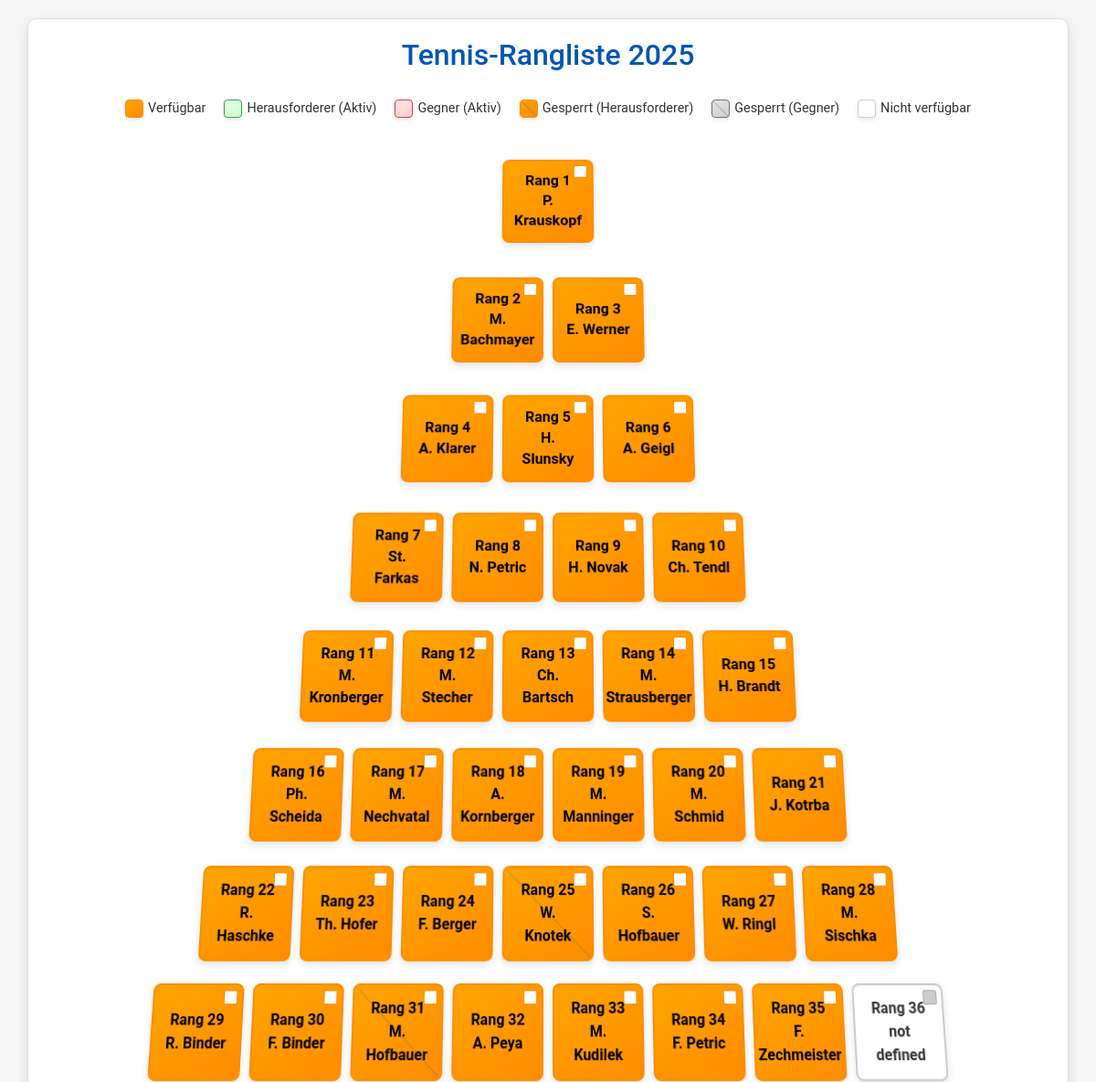
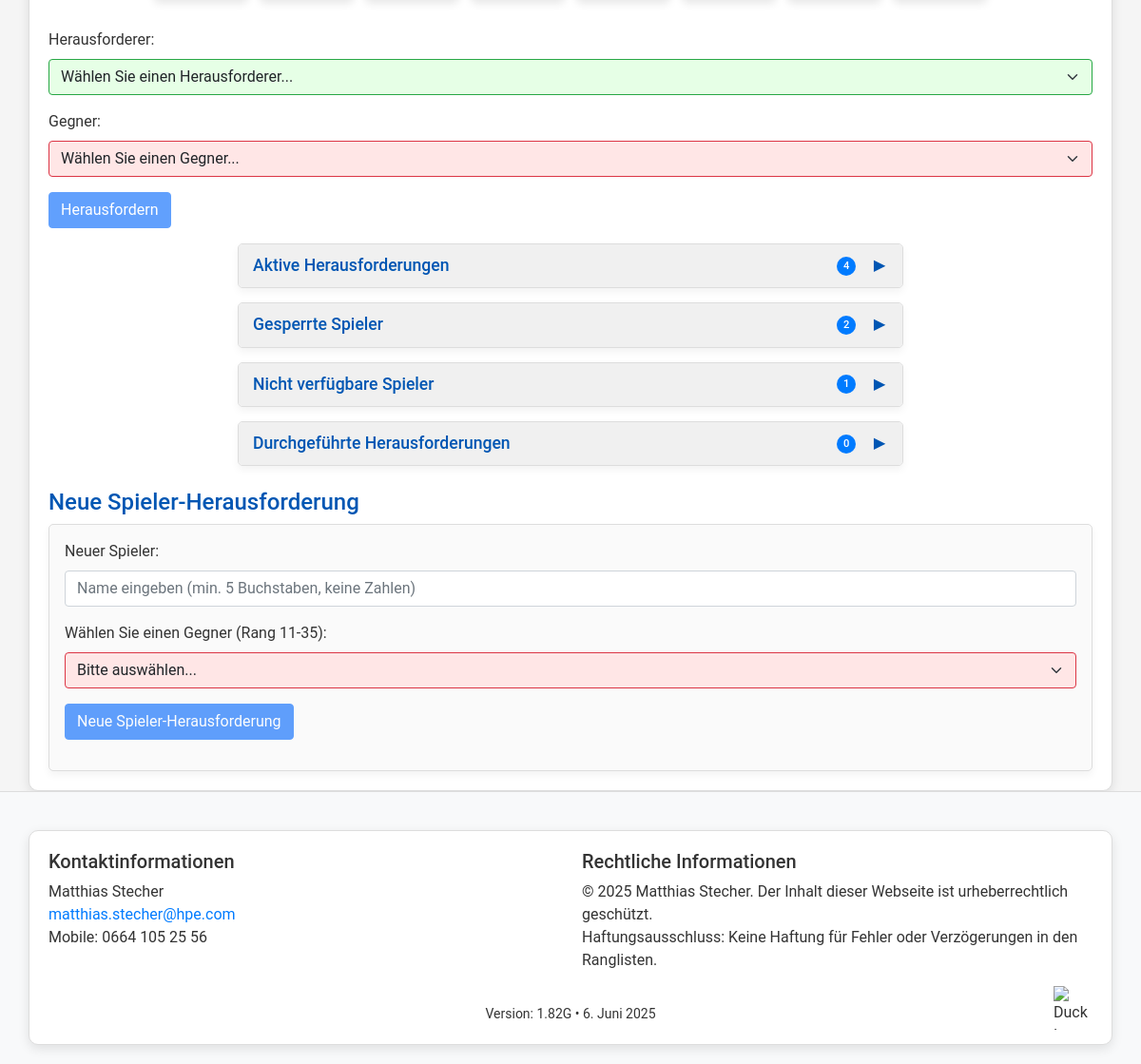
/index, run on the app's committed database (2 pictures, top to bottom).
### tables this page shows
CREATE TABLE players (
    id INTEGER PRIMARY KEY,
    name TEXT NOT NULL UNIQUE,
    available INTEGER NOT NULL DEFAULT 1,
    rank INTEGER NOT NULL,
    unavailable_since DATETIME,
    block_challenger_until DATETIME,
    block_opponent_until DATETIME,
    is_new INTEGER NOT NULL DEFAULT 0
);

### app.py (the view, shortened to what this page needs)
@app.route("/index")
def index():
    try:
        db = get_db()
        now_dt = get_current_time()  # Get current datetime object
        now_str = now_dt.strftime("%Y-%m-%d %H:%M:%S")  # String version for DB queries
        cur = db.execute(
            """
            SELECT p.*,
                CASE
                  WHEN EXISTS (
                    SELECT 1 FROM challenges c
                    WHERE c.resolved = 0
                      AND c.deadline > ?
                      AND (c.challenger_id = p.id OR c.opponent_id = p.id)
                  ) THEN 1 ELSE 0
                END as in_challenge
            FROM players p
            ORDER BY rank ASC
            """,
            (now_str,),
        )
        players = cur.fetchall()
        players_list = []
        for p_row in players:
            p = dict(p_row)  # Convert Row object to dict for modification
            p["blocked_challenger"] = False
            p["blocked_opponent"] = False
            p["block_challenger_until_fmt"] = None  # Initialize format fields
            p["block_opponent_until_fmt"] = None
            p["unavailable_since_fmt"] = None
            if p.get("block_opponent_until"):
                try:
                    block_until_dt = p["block_opponent_until"]
                    if isinstance(block_until_dt, str):
                        block_until_dt_str = block_until_dt.split(".")[0]
                        block_until_dt = datetime.strptime(
                            block_until_dt_str, "%Y-%m-%d %H:%M:%S"
                        )
                    elif not isinstance(block_until_dt, datetime):
                        raise TypeError("block_opponent_until is not a recognized type")
                    if now_dt < block_until_dt:
                        p["blocked_opponent"] = True
                        p["block_opponent_until_fmt"] = block_until_dt.strftime(
                            "%Y-%m-%d %H:%M"
                        )
                except (ValueError, TypeError, AttributeError) as e:
                    logger.warning(
                        f"Could not parse or compare block_opponent_until for player {p['id']}: {p['block_opponent_until']} - Error: {e}"
                    )
            players_list.append(p)
        pyramid_data = create_pyramid(players_list)
        active_challenges_data = get_active_challenges()  # Already processes dates
        completed_challenges_data = (
            get_completed_challenges()
        )  # Already processes dates
        blocked_challenger_players_data = (
            get_blocked_challenger_players()
        )  # Now includes formatted dates
        blocked_opponent_players_data = (
            get_blocked_opponent_players()
        )  # Now includes formatted dates
        unavailable_players_data = (
            get_unavailable_players()
        )  # Now includes formatted dates
        return render_template(
            "index.html",
            pyramid=pyramid_data,
            players=players_list,  # Contains formatted dates
            active_challenges=active_challenges_data,  # Contains datetime objects and date objects
            completed_challenges=completed_challenges_data,  # Contains datetime objects
            blocked_challenger_players=blocked_challenger_players_data,  # Now includes formatted dates
            blocked_opponent_players=blocked_opponent_players_data,  # Now includes formatted dates
            unavailable_players=unavailable_players_data,  # Now includes formatted dates
        )
    except Exception as e:
        logger.exception("Unexpected error on /index route.")
        flash("Ein unerwarteter Fehler ist aufgetreten.", "danger")
        return render_template("error.html", error_message="Unerwarteter Fehler"), 500

### app.py (called while the page is built, shortened)
def get_current_time():
    test_date_str = os.environ.get("TEST_DATE")
    return datetime.now()

def get_db():
    if "db" not in g:
        try:
            g.db = sqlite3.connect(
                app.config["DATABASE"], timeout=10, detect_types=sqlite3.PARSE_DECLTYPES
            )
            g.db.row_factory = sqlite3.Row
            g.db.execute("PRAGMA foreign_keys = ON")
        except sqlite3.Error as e:
            logger.exception("Database connection failed.")
            raise e
    return g.db

def create_pyramid(players):
    pyramid = []
    start = 0
    row_sizes = [1, 2, 3, 4, 5, 6, 7, 8]
    for size in row_sizes:
        row = []
        for i in range(size):
            if start < len(players):
                row.append(players[start])
            else:
                row.append(None)
            start += 1
        pyramid.append(row)
    return pyramid

def get_completed_challenges(limit=50):
    db = get_db()
    try:
        cur = db.execute(
            "SELECT * FROM completed_challenges_view LIMIT ?",
            (limit,),
        )
        challenges_raw = cur.fetchall()
        challenges_processed = []
        return challenges_processed
    except sqlite3.Error:
        logger.exception("Error fetching completed challenges.")
        return []

def get_unavailable_players():
    db = get_db()
    try:
        cur = db.execute(
            "SELECT * FROM players WHERE available = 0 ORDER BY rank ASC"
        )  # Added order by rank
        players = cur.fetchall()
        players_with_formatted_dates = []
        for player in players:
            p = dict(player)  # Convert to dict for modification
            players_with_formatted_dates.append(p)
        return players_with_formatted_dates
    except sqlite3.Error:
        logger.exception("Error fetching unavailable players.")
        return []

def get_blocked_challenger_players():
    db = get_db()
    now = get_current_time().strftime("%Y-%m-%d %H:%M:%S")
    try:
        cur = db.execute(
            "SELECT * FROM players WHERE block_challenger_until IS NOT NULL AND block_challenger_until > ? ORDER BY rank ASC",  # Added order by rank
            (now,),
        )
        players = cur.fetchall()
        now_dt = get_current_time()
        players_with_formatted_dates = []
        return players_with_formatted_dates
    except sqlite3.Error:
        logger.exception("Error fetching blocked challenger players.")
        return []

### templates/index.html (shortened to what this page needs)
<!DOCTYPE html>
<html lang="de">
<head>
  <link rel="stylesheet" href="https://cdnjs.cloudflare.com/ajax/libs/bootstrap/5.1.3/css/bootstrap.min.css" />
</head>
<body>
  <div class="container">
    <h2 class="text-center mb-4">Tennis-Rangliste 2025</h2>
    <div class="legend">
      <div class="legend-item available">
        <div class="legend-color"></div>
        Verfügbar
      </div>
      <div class="legend-item challenger">
        <div class="legend-color"></div>
        Herausforderer (Aktiv)
      </div>
      <div class="legend-item opponent">
        <div class="legend-color"></div>
        Gegner (Aktiv)
      </div>
      <div class="legend-item blocked">
        <div class="legend-color"></div>
        Gesperrt (Herausforderer)
      </div>
       <div class="legend-item blocked-loser">
        <div class="legend-color"></div>
        Gesperrt (Gegner)
      </div>
      <div class="legend-item unavailable">
        <div class="legend-color"></div>
        Nicht verfügbar
      </div>
    </div>
    <div class="ranking-list">
      {% if pyramid %}
        {% for row in pyramid %}
          <div class="row">
            {% for player in row %}
              {% if player %}
                <div id="player-{{ player['id'] }}"
                     class="player
                       {% if not player['available'] %}unavailable
                       {% elif player['blocked_opponent'] %}blocked
                       {% elif player['blocked_challenger'] %}blocked-loser
                       {% endif %}"
                     data-player-id="{{ player['id'] }}">
                  <div class="player-info">
                    Rang {{ player['rank'] }}<br>{{ player['name'] }}
                  </div>
                  <div class="availability-toggle {% if player['available'] %}available{% endif %}"
                       data-player-id="{{ player['id'] }}"></div>
                </div>
              {% else %}
                <div class="player missing" style="background: #eee; border-color: #ccc; color: #888; cursor: default;">
                    <div class="player-info">Leer</div>
                </div>
              {% endif %}
            {% endfor %}
          </div>
        {% endfor %}
      {% else %}
        <p>Keine Spieler gefunden. Bitte laden Sie die Spieldaten.</p>
      {% endif %}
    </div>
    <form id="challengeForm">
      <div class="mb-3">
        <label for="challenger" class="form-label">Herausforderer:</label>
        <select class="form-select challenger-select" id="challenger" name="challenger" required>
          <option value="">Wählen Sie einen Herausforderer...</option>
        </select>
      </div>
      <div class="mb-3">
        <label for="opponent" class="form-label">Gegner:</label>
        <select class="form-select opponent-select" id="opponent" name="opponent" required disabled>
          <option value="">Wählen Sie einen Gegner...</option>
        </select>
      </div>
      <button type="submit" class="btn btn-primary" id="challengeButton" disabled>Herausfordern</button>
    </form>
    <div class="active-challenges">
      <div class="custom-card-header collapsed" id="activeChallengesHeader">
        <h4>
          Aktive Herausforderungen
          <span class="header-controls">
            <span class="badge-count">{{ active_challenges|length }}</span>
            <span class="arrow">▼</span>
          </span>
        </h4>
      </div>
    </div>
    <div class="blocked-players">
      <div class="custom-card-header collapsed" id="blockedPlayersHeader">
        <h4>
          Gesperrte Spieler
          <span class="header-controls">
            {% set blocked_ids = [] %}
            <span class="badge-count">{{ blocked_ids|length }}</span>
            <span class="arrow">▼</span>
          </span>
        </h4>
      </div>
    </div>
    <div class="unavailable-players">
      <div class="custom-card-header collapsed" id="unavailablePlayersHeader">
        <h4>
          Nicht verfügbare Spieler
          <span class="header-controls">
            <span class="badge-count">{{ unavailable_players|length }}</span>
            <span class="arrow">▼</span>
          </span>
        </h4>
      </div>
    </div>
    <div class="completed-challenges">
      <div class="custom-card-header collapsed" id="completedChallengesHeader">
        <h4>
          Durchgeführte Herausforderungen
          <span class="header-controls">
            <span class="badge-count">{{ completed_challenges|length }}</span>
            <span class="arrow">▼</span>
          </span>
        </h4>
      </div>
    </div>
    <div class="newplayer-challenge mt-4">
      <h4>Neue Spieler-Herausforderung</h4>
      <div class="card p-3">
        <div class="mb-3">
          <label for="newplayer" class="form-label">Neuer Spieler:</label>
          <input type="text" class="form-control" id="newplayer" name="newplayer" placeholder="Name eingeben (min. 5 Buchstaben, keine Zahlen)" />
        </div>
        <div class="mb-3">
          <label for="newplayer-opponent" class="form-label">Wählen Sie einen Gegner (Rang 11-35):</label>
          <select class="form-select opponent-select" id="newplayer-opponent" name="newplayer-opponent">
            <option value="">Bitte auswählen...</option>
          </select>
        </div>
        <div class="mb-3">
          <button type="button" class="btn btn-primary" id="newplayer-challenge" disabled>Neue Spieler-Herausforderung</button>
        </div>
      </div>
    </div>
  </div>
<footer>
  <div class="container" style="position: relative;">
    <div class="row">
      <div class="col-md-6 mb-3 mb-md-0">
        <h5>Kontaktinformationen</h5>
        <p>
          Matthias Stecher<br />
          <a href="mailto:matthias.stecher@hpe.com">matthias.stecher@hpe.com</a><br />
          Mobile: 0664 105 25 56
        </p>
      </div>
      <div class="col-md-6">
        <h5>Rechtliche Informationen</h5>
        <p>
          © 2025 Matthias Stecher. Der Inhalt dieser Webseite ist urheberrechtlich geschützt.<br />
          Haftungsausschluss: Keine Haftung für Fehler oder Verzögerungen in den Ranglisten.
        </p>
      </div>
    </div>
    <div class="row">
      <div class="col-12 text-center mt-3">
        <small>Version: 1.82G  •  6. Juni 2025</small>
      </div>
    </div>
    <img id="duckLogo" src="/static/a1_duck_11.png" alt="Duck Logo" width="46" height="46" style="position: absolute; bottom: 15px; right: 15px; cursor: pointer;" />
  </div>
</footer></body>
</html>

### data on the page
players: rank "1", name "P. Krauskopf", available 1 (drawn)
players: rank "2", name "M. Bachmayer", available 1 (drawn)
players: rank "3", name "E. Werner", available 1 (drawn)
players: rank "4", name "A. Klarer", available 1 (drawn)
players: rank "5", name "H. Slunsky", available 1 (drawn)
players: rank "6", name "A. Geigl", available 1 (drawn)
players: rank "7", name "St. Farkas", available 1 (drawn)
players: rank "8", name "N. Petric", available 1 (drawn)
players: rank "9", name "H. Novak", available 1 (drawn)
players: rank "10", name "Ch. Tendl", available 1 (drawn)
players: rank "11", name "M. Kronberger", available 1 (drawn)
players: rank "12", name "M. Stecher", available 1 (drawn)
players: rank "13", name "Ch. Bartsch", available 1 (drawn)
players: rank "14", name "M. Strausberger", available 1 (drawn)
players: rank "15", name "H. Brandt", available 1 (drawn)
players: rank "16", name "Ph. Scheida", available 1 (drawn)
players: rank "17", name "M. Nechvatal", available 1 (drawn)
players: rank "18", name "A. Kornberger", available 1 (drawn)
players: rank "19", name "M. Manninger", available 1 (drawn)
players: rank "20", name "M. Schmid", available 1 (drawn)
players: rank "21", name "J. Kotrba", available 1 (drawn)
players: rank "22", name "R. Haschke", available 1 (drawn)
players: rank "23", name "Th. Hofer", available 1 (drawn)
players: rank "24", name "F. Berger", available 1 (drawn)
players: rank "25", name "W. Knotek", available 1 (drawn)
players: rank "26", name "S. Hofbauer", available 1 (drawn)
players: rank "27", name "W. Ringl", available 1 (drawn)
players: rank "28", name "M. Sischka", available 1 (drawn)
players: rank "29", name "R. Binder", available 1 (drawn)
players: rank "30", name "F. Binder", available 1 (drawn)
players: rank "31", name "M. Hofbauer", available 1 (drawn)
players: rank "32", name "A. Peya", available 1 (drawn)
players: rank "33", name "M. Kudilek", available 1 (drawn)
players: rank "34", name "F. Petric", available 1 (drawn)
players: rank "35", name "F. Zechmeister", available 1 (drawn)
players: rank "36", name "not defined", available 0 (drawn)

### other printed values
{{ active_challenges|length }} "4"
{{ blocked_ids|length }} "2"
{{ unavailable_players|length }} "1"
{{ completed_challenges|length }} "0"
